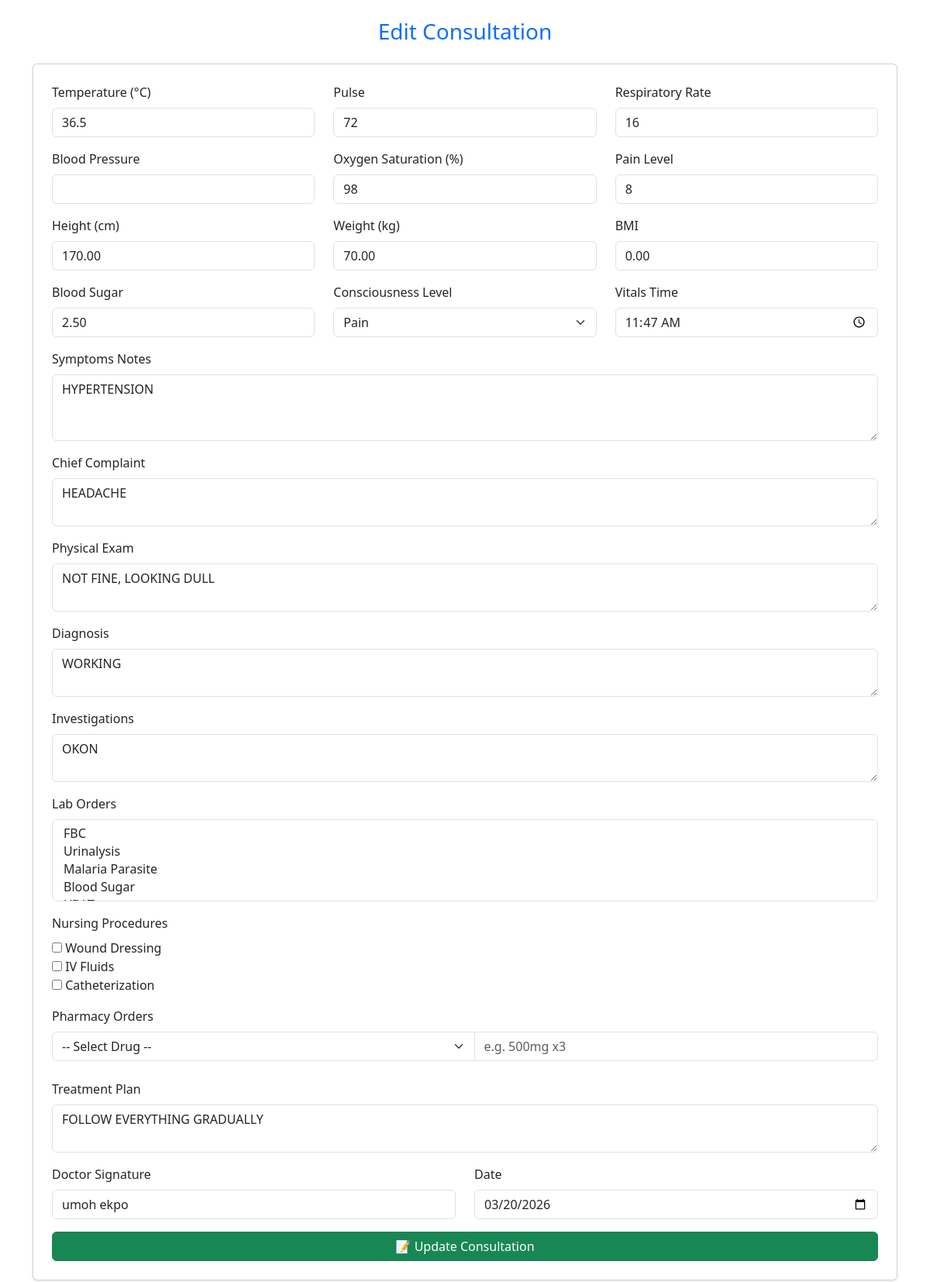
The page /doctor/edit_consultation.php?patient_id=178 (signed in) on the database its author committed.
### tables this page shows
CREATE TABLE `consultations` (
  `consultation_id` int NOT NULL,
  `patient_id` varchar(50) NOT NULL,
  `patient_name` varchar(100) NOT NULL,
  `bp` varchar(20) DEFAULT NULL,
  `temperature` varchar(10) DEFAULT NULL,
  `pulse` varchar(10) DEFAULT NULL,
  `respiratory_rate` varchar(10) DEFAULT NULL,
  `chief_complaint` text NOT NULL,
  `history` text,
  `exam_findings` text,
  `diagnosis` text NOT NULL,
  `investigations` text,
  `treatment_plan` text NOT NULL,
  `doctor_name` varchar(100) NOT NULL,
  `consultation_date` date NOT NULL,
  `created_at` timestamp NULL DEFAULT CURRENT_TIMESTAMP,
  `physical_exam` text,
  `doctor_signature` varchar(255) DEFAULT NULL,
  `blood_pressure` varchar(20) DEFAULT NULL,
  `pulse_rate` int DEFAULT NULL,
  `respiration_rate` int DEFAULT NULL,
  `oxygen_saturation` int DEFAULT NULL,
  `pain_level` int DEFAULT NULL,
  `height_cm` decimal(5,2) DEFAULT NULL,
  `weight_kg` decimal(5,2) DEFAULT NULL,
  `bmi` decimal(5,2) DEFAULT NULL,
  `blood_sugar` decimal(5,2) DEFAULT NULL,
  `consciousness_level` varchar(20) DEFAULT NULL,
  `vitals_time` time DEFAULT NULL,
  `symptoms_notes` text,
  `xray_file` varchar(255) DEFAULT NULL
);

### doctor/edit_consultation.php (the view, shortened to what this page needs)
<?php
require '../db.php';
function selected($array, $value) {
    return (is_array($array) && in_array($value, $array)) ? 'selected' : '';
}
function checked($array, $value) {
    return (is_array($array) && in_array($value, $array)) ? 'checked' : '';
}
$patient_id = $_GET['patient_id'] ?? null;
$stmt = $pdo->prepare("SELECT * FROM consultations WHERE patient_id = ? ORDER BY consultation_date DESC LIMIT 1");
$stmt->execute([$patient_id]);
$consultation = $stmt->fetch(PDO::FETCH_ASSOC);
$lab_order_arr = $_POST['lab_order'] ?? [];
$procedure_order_arr = $_POST['procedure_order'] ?? [];
$pharmacy_order_arr = $_POST['pharmacy_order'] ?? [''];
$pharmacy_dosage_arr = $_POST['pharmacy_dosage'] ?? [''];
?>
<!DOCTYPE html>
<html lang="en">
<head>
    <link href="https://cdn.jsdelivr.net/npm/bootstrap@5.3.3/dist/css/bootstrap.min.css" rel="stylesheet">
</head>
<body>
<div class="container mt-4 mb-5">
    <h3 class="text-center text-primary mb-4">Edit Consultation</h3>
    <form method="POST" class="card p-4 shadow-sm">
        <div class="row mb-3">
            <div class="col-md-4">
                <label class="form-label">Temperature (°C)</label>
                <input type="number" step="0.1" name="temperature" value="<?= $consultation['temperature'] ?>" class="form-control">
            </div>
            <div class="col-md-4">
                <label class="form-label">Pulse</label>
                <input type="number" name="pulse" value="<?= $consultation['pulse'] ?>" class="form-control">
            </div>
            <div class="col-md-4">
                <label class="form-label">Respiratory Rate</label>
                <input type="number" name="respiratory_rate" value="<?= $consultation['respiratory_rate'] ?>" class="form-control">
            </div>
        </div>
        <div class="row mb-3">
            <div class="col-md-4">
                <label class="form-label">Blood Pressure</label>
                <input type="text" name="blood_pressure" value="<?= $consultation['blood_pressure'] ?>" class="form-control">
            </div>
            <div class="col-md-4">
                <label class="form-label">Oxygen Saturation (%)</label>
                <input type="number" name="oxygen_saturation" value="<?= $consultation['oxygen_saturation'] ?>" class="form-control">
            </div>
            <div class="col-md-4">
                <label class="form-label">Pain Level</label>
                <input type="number" name="pain_level" value="<?= $consultation['pain_level'] ?>" class="form-control">
            </div>
        </div>
        <div class="row mb-3">
            <div class="col-md-4">
                <label class="form-label">Height (cm)</label>
                <input type="number" name="height_cm" value="<?= $consultation['height_cm'] ?>" class="form-control">
            </div>
            <div class="col-md-4">
                <label class="form-label">Weight (kg)</label>
                <input type="number" name="weight_kg" value="<?= $consultation['weight_kg'] ?>" class="form-control">
            </div>
            <div class="col-md-4">
                <label class="form-label">BMI</label>
                <input type="text" name="bmi" value="<?= $consultation['bmi'] ?>" class="form-control">
            </div>
        </div>
        <div class="row mb-3">
            <div class="col-md-4">
                <label class="form-label">Blood Sugar</label>
                <input type="number" name="blood_sugar" value="<?= $consultation['blood_sugar'] ?>" class="form-control">
            </div>
            <div class="col-md-4">
                <label class="form-label">Consciousness Level</label>
                <select name="consciousness_level" class="form-select">
                    <?php foreach (['Alert','Verbal','Pain','Unresponsive'] as $level): ?>
                        <option value="<?= $level ?>" <?= $consultation['consciousness_level'] == $level ? 'selected' : '' ?>><?= $level ?></option>
                    <?php endforeach; ?>
                </select>
            </div>
            <div class="col-md-4">
                <label class="form-label">Vitals Time</label>
                <input type="time" name="vitals_time" value="<?= $consultation['vitals_time'] ?>" class="form-control">
            </div>
        </div>
        <div class="mb-3">
            <label class="form-label">Symptoms Notes</label>
            <textarea name="symptoms_notes" class="form-control" rows="3"><?= $consultation['symptoms_notes'] ?></textarea>
        </div>
        <div class="mb-3">
            <label class="form-label">Chief Complaint</label>
            <textarea name="chief_complaint" class="form-control"><?= $consultation['chief_complaint'] ?></textarea>
        </div>
        <div class="mb-3">
            <label class="form-label">Physical Exam</label>
            <textarea name="physical_exam" class="form-control"><?= $consultation['physical_exam'] ?></textarea>
        </div>
        <div class="mb-3">
            <label class="form-label">Diagnosis</label>
            <textarea name="diagnosis" class="form-control"><?= $consultation['diagnosis'] ?></textarea>
        </div>
        <div class="mb-3">
            <label class="form-label">Investigations</label>
            <textarea name="investigations" class="form-control"><?= $consultation['investigations'] ?></textarea>
        </div>
        <div class="mb-3">
            <label class="form-label">Lab Orders</label>
            <select name="lab_order[]" class="form-select" multiple>
                <?php foreach (['FBC','Urinalysis','Malaria Parasite','Blood Sugar','HIV Test'] as $test): ?>
                    <option value="<?= $test ?>" <?= selected($lab_order_arr, $test) ?>><?= $test ?></option>
                <?php endforeach; ?>
            </select>
        </div>
        <div class="mb-3">
            <label class="form-label">Nursing Procedures</label><br>
            <?php foreach (['Wound Dressing','IV Fluids','Catheterization'] as $proc): ?>
                <input type="checkbox" name="procedure_order[]" value="<?= $proc ?>" <?= checked($procedure_order_arr, $proc) ?>> <?= $proc ?><br>
            <?php endforeach; ?>
        </div>
        <div class="mb-3">
            <label class="form-label">Pharmacy Orders</label>
            <?php foreach ($pharmacy_order_arr as $i => $drug): ?>
                <div class="input-group mb-2">
                    <select name="pharmacy_order[]" class="form-select">
                        <option value="">-- Select Drug --</option>
                    </select>
                    <input type="text" name="pharmacy_dosage[]" class="form-control" placeholder="e.g. 500mg x3" value="<?= $pharmacy_dosage_arr[$i] ?? '' ?>">
                </div>
            <?php endforeach; ?>
        </div>
        <div class="mb-3">
            <label class="form-label">Treatment Plan</label>
            <textarea name="treatment_plan" class="form-control"><?= $consultation['treatment_plan'] ?></textarea>
        </div>
        <div class="row mb-3">
            <div class="col-md-6">
                <label class="form-label">Doctor Signature</label>
                <input type="text" name="doctor_signature" class="form-control" value="<?= $consultation['doctor_signature'] ?>">
            </div>
            <div class="col-md-6">
                <label class="form-label">Date</label>
                <input type="date" name="consultation_date" class="form-control" value="<?= $consultation['consultation_date'] ?>">
            </div>
        </div>
        <button type="submit" class="btn btn-success w-100">📝 Update Consultation</button>
    </form>
</div>
</body>
</html>

### rows shown on the page
consultations: temperature "36.5", pulse "72", respiratory_rate "16", oxygen_saturation "98", pain_level "8", height_cm "170.00", weight_kg "70.00", bmi "0.00", blood_sugar "2.50", consciousness_level "Pain", vitals_time "11:47:00", symptoms_notes "HYPERTENSION", chief_complaint "HEADACHE", physical_exam "NOT FINE, LOOKING DULL", diagnosis "WORKING", investigations "OKON", treatment_plan "FOLLOW EVERYTHING GRADUALLY", doctor_signature "umoh ekpo", consultation_date "03/20/2026"

### other values the page prints
$proc "Wound Dressing"
$proc "IV Fluids"
$proc "Catheterization"
